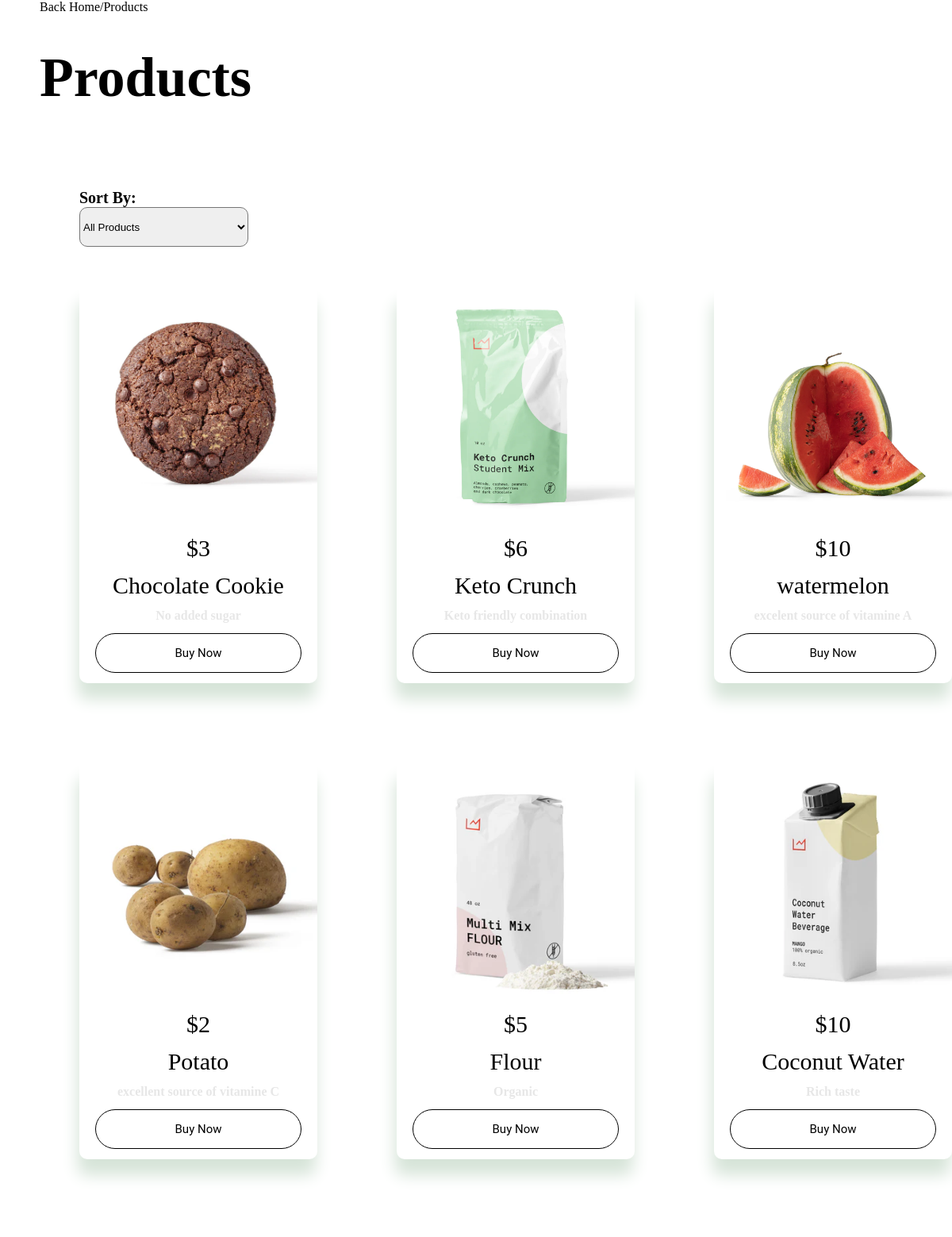
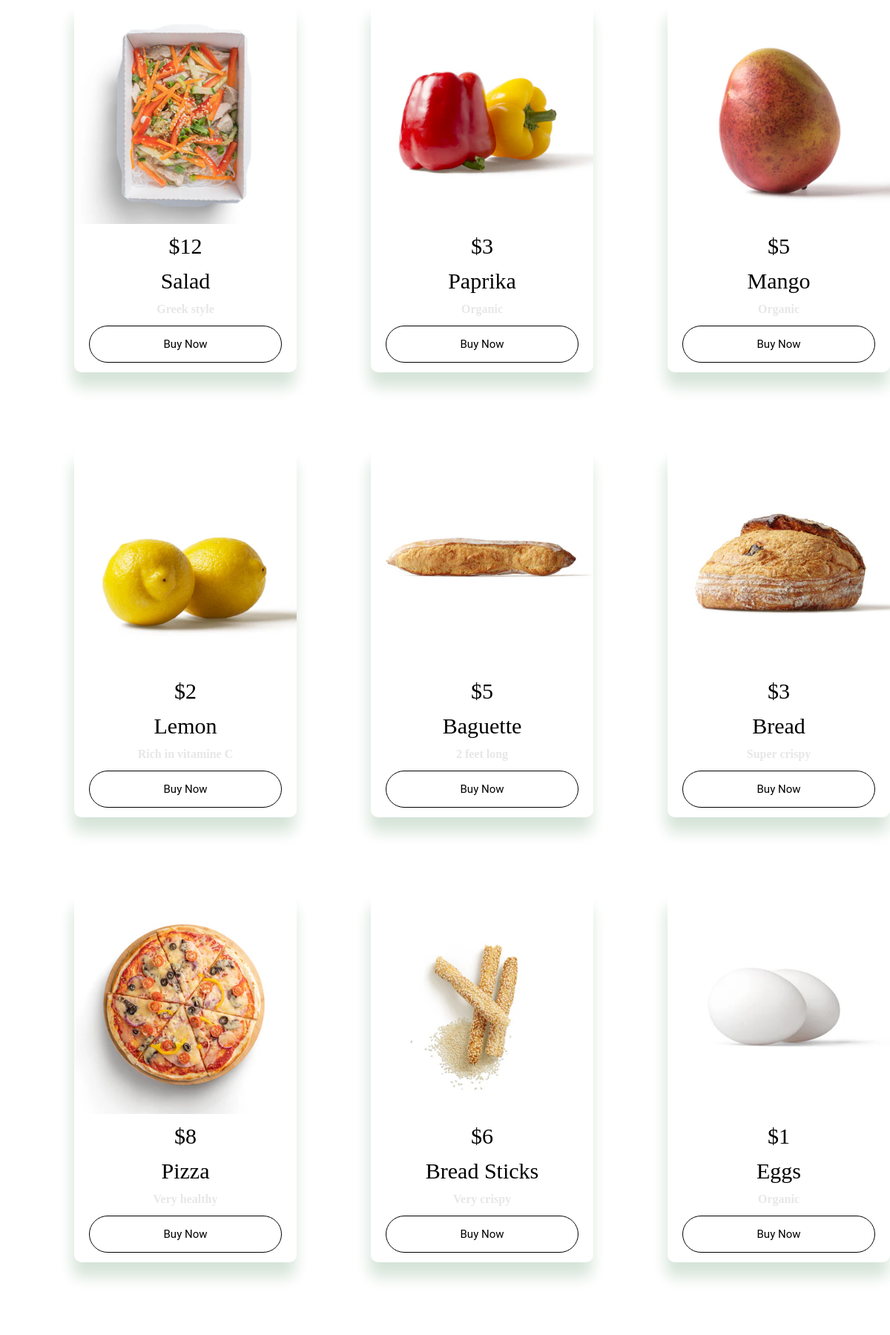
/allproducts.php (upper part), run on the app's committed database (2 pictures, top to bottom).
### tables this page shows
CREATE TABLE `products` (
  `Product_id` int(11) NOT NULL,
  `price` double NOT NULL,
  `Product_Name` varchar(200) NOT NULL,
  `Product_Description` text NOT NULL,
  `AddedDate` date NOT NULL,
  `Quantity` int(11) NOT NULL,
  `CategoryID` int(11) NOT NULL,
  `ProductImage` text NOT NULL
);

### allproducts.php (the view, shortened to what this page needs)
<!DOCTYPE html>
<html lang="en">
<head>
    <link rel="stylesheet" href="style.css">
</head>
<body>
<div id='backtohome'>  <a href='Home.php'>Back Home</a>/<span>Products</span></div>
<div><h1>Products</h1></div>
<div id="dropdownSort">
    <label>Sort By:</label>
    <select name="sortproduct" id="sortproduct" onchange="sortProducts()">
        <option value="AllProducts" <?php echo (isset($_GET['sortproduct']) && $_GET['sortproduct'] == 'AllProducts') ? 'selected' : ''; ?>>All Products</option>
    </select>
</div>
<?php
require_once 'connection.php';
$sql='SELECT * FROM  products';
$result = $conn->query($sql);
if($result->num_rows >0){
    echo '<div class="flexDisplay">';
   while($row = $result->fetch_assoc()){
    echo'<div class="product-card">';
    echo '<img src="' . $row['ProductImage'] . '" >';
    echo '  <span ><center>$'.$row['price'].'</center></span>';
    echo'
         <span ><center>'.$row['Product_Name'].'</center></span>';
         echo '<h4>'.$row['Product_Description'].'</h4>';
         echo "<button class='buyNow' qty='1' id='{$row['Product_id']}' data-product='{$row['Product_Name']}' data-price='{$row['price']}' data-image='{$row['ProductImage']}' data-description='{$row['Product_Description']}'>Buy Now</button>";
         echo'</div>';
   };
   echo '</div>';
}
?>
</body>
</html>

### style.css (style rules this page uses)
* { margin: 0; padding: 0; box-sizing: border-box; -webkit-font-smoothing: antialiased; }
.buyNow { font-family: 'Roboto', sans-serif; border: 1px solid black; color: black; background-color: white; font-size: 15px ; padding: 15px 100px ; cursor: pointer; border-radius: 50px; }
.product-card { display: grid ; max-width: 300px; min-height: 500px; background-color: white; border-radius: 10px; margin-bottom: 100px; margin-left: 100px; box-shadow: -2px 20px 20px #d6e4d8; justify-content: center; align-items: baseline; justify-items: center; }
.product-card img { width: 300px; height: 300px; object-fit: cover; }
.product-card span { font-size: 30px; }
.product-card h4 { color: #e7e7e7; }
.flexDisplay { display: flex; flex-wrap: wrap; }
#backtohome { margin-left: 50px; }
a { text-decoration: none; color: black; }
h1 { margin-left: 50px; margin-top: 40px; font-size: 70px; }
#dropdownSort { display: flex; flex-direction: column; align-items: flex-start; margin-left: 100px; margin-top: 100px; margin-bottom: 50px; }
label { font-size: 20px; font-weight: bold; }
#sortproduct { width:213px; height: 50px; border-radius: 10px; }

### data on the page
products: ProductImage (picture), price "3", Product_Name "Chocolate Cookie", Product_Description "No added sugar"
products: ProductImage (picture), price "6", Product_Name "Keto Crunch", Product_Description "Keto friendly combination"
products: ProductImage (picture), price "10", Product_Name "watermelon", Product_Description "excelent source of vitamine A"
products: ProductImage (picture), price "2", Product_Name "Potato", Product_Description "excellent source of vitamine C"
products: ProductImage (picture), price "5", Product_Name "Flour", Product_Description "Organic"
products: ProductImage (picture), price "10", Product_Name "Coconut Water", Product_Description "Rich taste"
products: ProductImage (picture), price "12", Product_Name "Salad", Product_Description "Greek style"
products: ProductImage (picture), price "3", Product_Name "Paprika", Product_Description "Organic"
products: ProductImage (picture), price "5", Product_Name "Mango", Product_Description "Organic"
products: ProductImage (picture), price "2", Product_Name "Lemon", Product_Description "Rich in vitamine C"
products: ProductImage (picture), price "5", Product_Name "Baguette", Product_Description "2 feet long"
products: ProductImage (picture), price "3", Product_Name "Bread", Product_Description "Super crispy"
products: ProductImage (picture), price "8", Product_Name "Pizza", Product_Description "Very healthy"
products: ProductImage (picture), price "6", Product_Name "Bread Sticks", Product_Description "Very crispy"
products: ProductImage (picture), price "1", Product_Name "Eggs", Product_Description "Organic"
